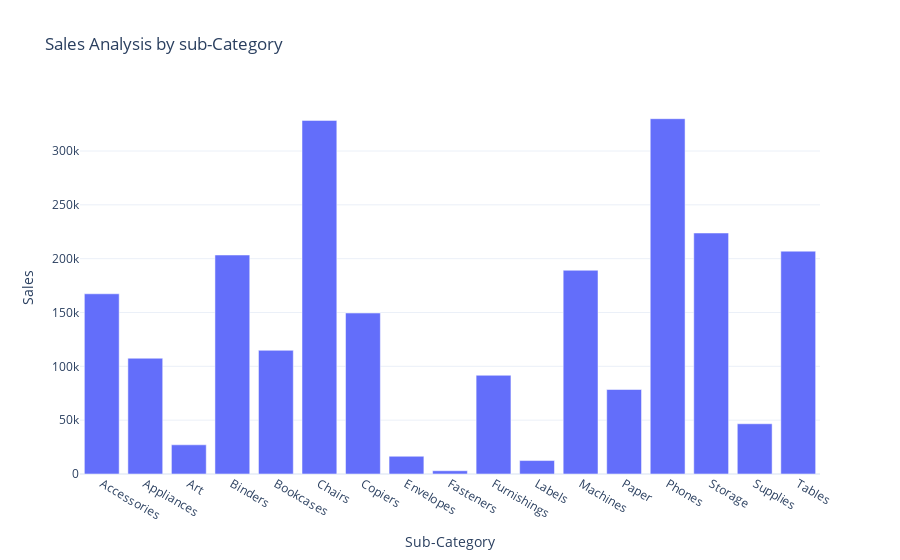

Notebook source saved alongside this figure:
### Markdown cell above
# Sales Analysis by Sub-Category

### Code cell
sales_by_subcategory = data.groupby('Sub-Category')['Sales'].sum().reset_index()
fig = px.bar(sales_by_subcategory,
            x='Sub-Category',
            y='Sales',
            title='Sales Analysis by sub-Category')
fig.show()

### Figure 1 — Plotly figure (JSON) as saved in the notebook; plotly's stock layout.template omitted (floating-point values rounded to 4 significant figures)
{"data": [{"hovertemplate": "Sub-Category=%{x}<br>Sales=%{y}<extra></extra>", "legendgroup": "", "marker": {"color": "#636efa", "pattern": {"shape": ""}}, "name": "", "orientation": "v", "showlegend": false, "textposition": "auto", "type": "bar", "x": ["Accessories", "Appliances", "Art", "Binders", "Bookcases", "Chairs", "Copiers", "Envelopes", "Fasteners", "Furnishings", "Labels", "Machines", "Paper", "Phones", "Storage", "Supplies", "Tables"], "xaxis": "x", "y": [167400.0, 107500.0, 27120.0, 203400.0, 114900.0, 328400.0, 149500.0, 16480.0, 3024.0, 91710.0, 12490.0, 189200.0, 78480.0, 330000.0, 223800.0, 46670.0, 207000.0], "yaxis": "y"}], "layout": {"barmode": "relative", "legend": {"tracegroupgap": 0}, "title": {"text": "Sales Analysis by sub-Category"}, "xaxis": {"anchor": "y", "domain": [0, 1], "title": {"text": "Sub-Category"}}, "yaxis": {"anchor": "x", "domain": [0, 1], "title": {"text": "Sales"}}}}
